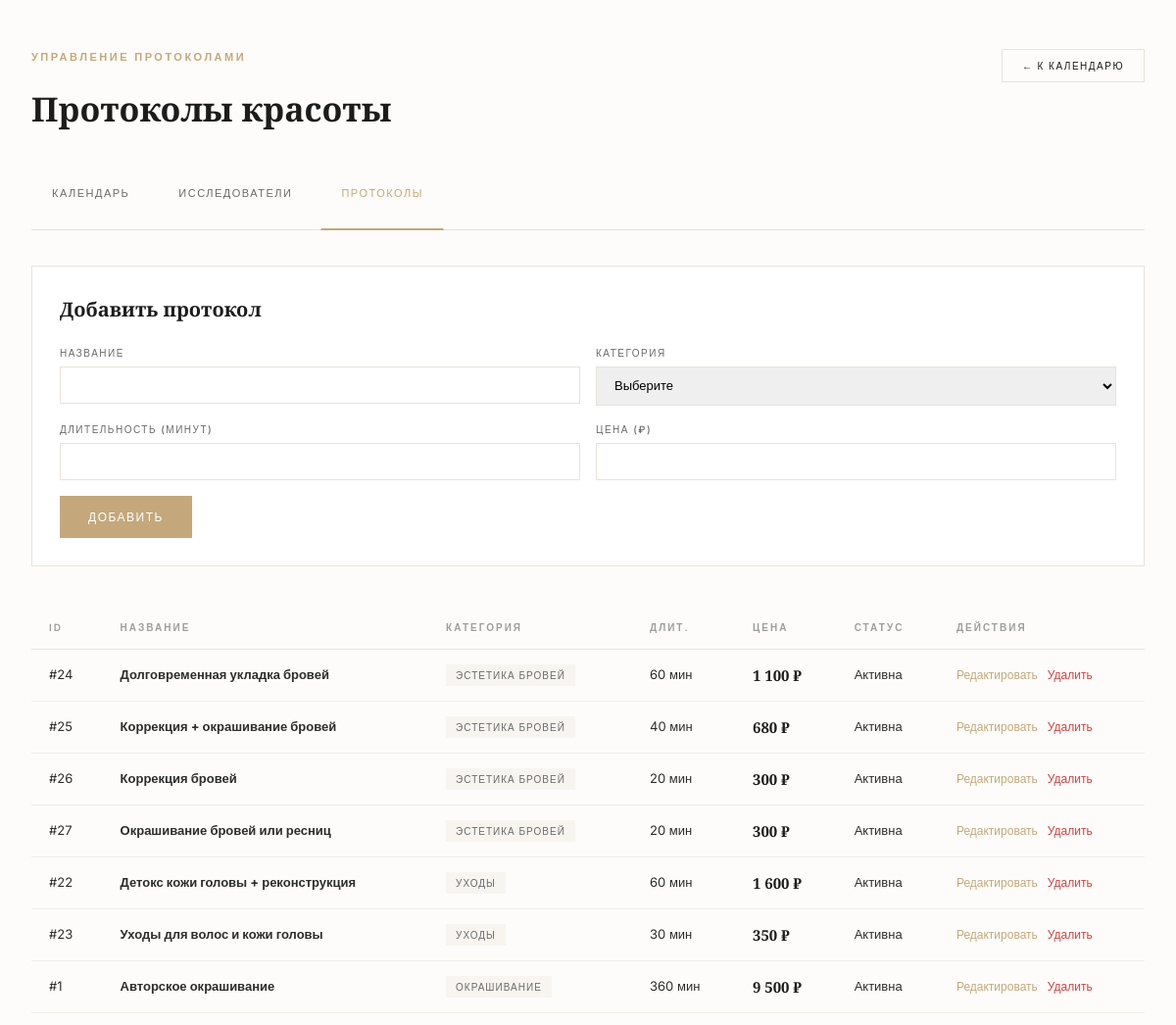
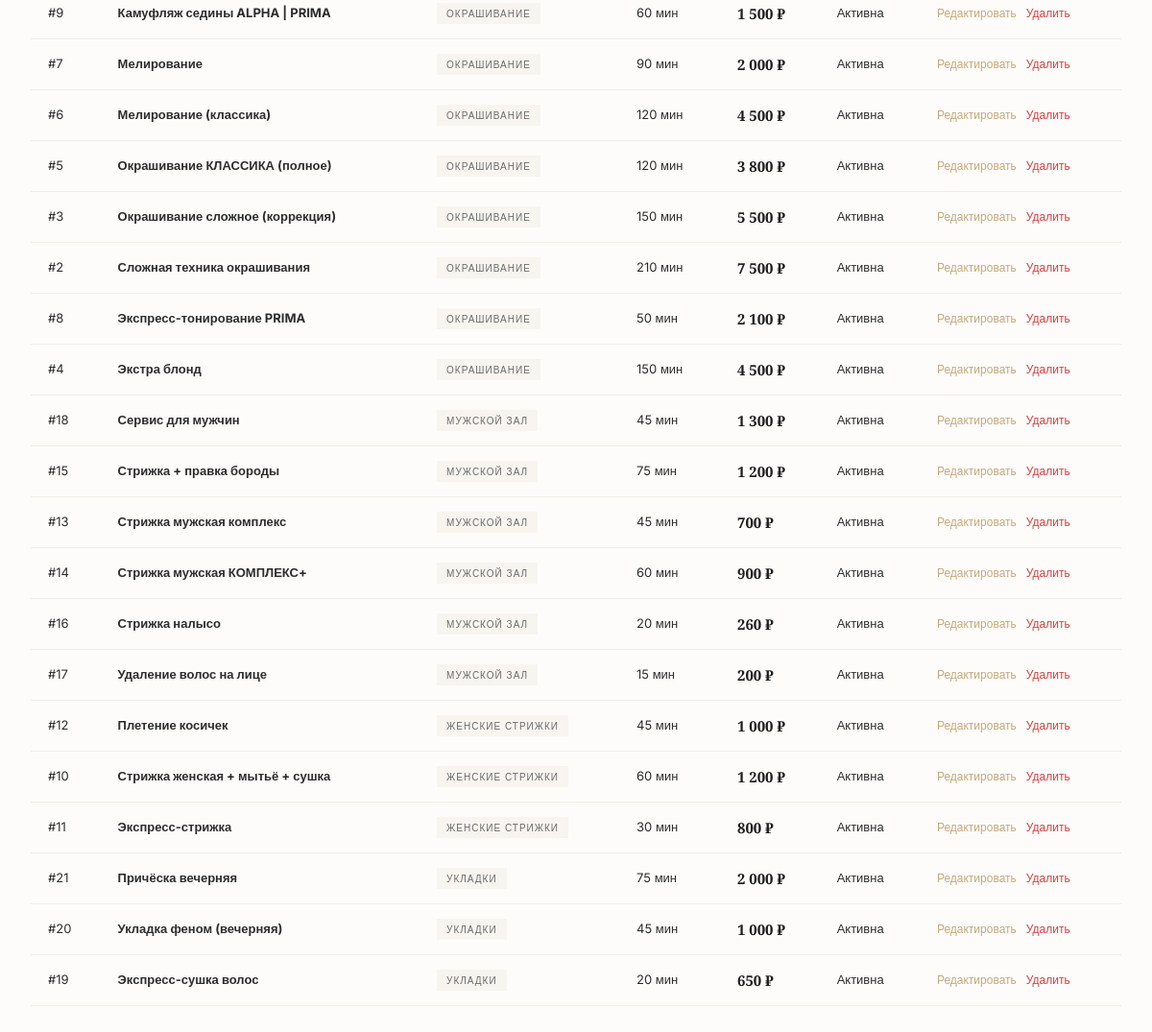
Screenshot of /pages/admin/manage-services.php (signed in) with the database file from the repository (2 pictures, top to bottom).
### tables this page shows
CREATE TABLE `services` (
  `id` int(11) NOT NULL,
  `name` varchar(200) NOT NULL,
  `description` text DEFAULT NULL,
  `category` varchar(100) NOT NULL,
  `duration_min` int(11) NOT NULL,
  `price` decimal(10,2) NOT NULL,
  `is_active` tinyint(1) DEFAULT 1,
  `created_at` timestamp NOT NULL DEFAULT current_timestamp(),
  `updated_at` timestamp NOT NULL DEFAULT current_timestamp() ON UPDATE current_timestamp()
);

### pages/admin/manage-services.php (the view, shortened to what this page needs)
<?php
    if (!isset($basePath)) {
        $basePath = '/beauty-salon';
    }
    require_once __DIR__ . '/../../config/db.php';
    $editService = null;
    $services = $pdo->query("SELECT * FROM services ORDER BY category, name")->fetchAll();
    $categories = [
        'coloring' => 'Окрашивание',
        'haircuts_women' => 'Женские стрижки',
        'haircuts_men' => 'Мужской зал',
        'styling' => 'Укладки',
        'care' => 'Уходы',
        'brows' => 'Эстетика бровей'
    ];
    include 'admin-header.php';
?>
<section class="admin-section">
    <div class="container">
        <div class="admin-header">
            <div>
                <span class="section-eyebrow">Управление протоколами</span>
                <h1>Протоколы красоты</h1>
            </div>
            <a href="<?php echo $basePath; ?>/pages/admin/index.php" class="btn btn-ghost btn-sm">← К календарю</a>
        </div>
        <nav class="admin-nav">
            <a href="<?php echo $basePath; ?>/pages/admin/index.php">Календарь</a>
            <a href="<?php echo $basePath; ?>/pages/admin/manage-masters.php">Исследователи</a>
            <a href="<?php echo $basePath; ?>/pages/admin/manage-services.php" class="active">Протоколы</a>
        </nav>
        <div class="admin-form">
            <h3><?php echo $editService ? 'Редактировать протокол' : 'Добавить протокол'; ?></h3>
            <form method="POST" action="<?php echo $basePath; ?>/scripts/admin/<?php echo $editService ? 'edit-service' : 'add-service'; ?>.php">
                <div class="admin-form-row">
                    <div>
                        <label>Название</label>
                        <input type="text" name="name" required value="<?php echo $editService ? htmlspecialchars($editService['name']) : ''; ?>">
                    </div>
                    <div>
                        <label>Категория</label>
                        <select name="category" required>
                            <option value="">Выберите</option>
                        </select>
                    </div>
                </div>
                <div class="admin-form-row">
                    <div>
                        <label>Длительность (минут)</label>
                        <input type="number" name="duration_min" required min="10" value="<?php echo $editService ? $editService['duration_min'] : ''; ?>">
                    </div>
                    <div>
                        <label>Цена (₽)</label>
                        <input type="number" name="price" required min="0" step="0.01" value="<?php echo $editService ? $editService['price'] : ''; ?>">
                    </div>
                </div>
                <div class="admin-form-buttons">
                    <button type="submit" class="btn btn-gold">
                        <?php echo $editService ? 'Сохранить' : 'Добавить'; ?>
                    </button>
                </div>
            </form>
        </div>
        <div class="admin-table-wrap">
            <table class="admin-table">
                <thead>
                    <tr>
                        <th>ID</th>
                        <th>Название</th>
                        <th>Категория</th>
                        <th>Длит.</th>
                        <th>Цена</th>
                        <th>Статус</th>
                        <th>Действия</th>
                    </tr>
                </thead>
                <tbody>
                    <?php foreach ($services as $s): ?>
                        <tr>
                            <td>#<?php echo $s['id']; ?></td>
                            <td><strong><?php echo htmlspecialchars($s['name']); ?></strong></td>
                            <td><span class="admin-category-tag"><?php echo $categories[$s['category']] ?? $s['category']; ?></span></td>
                            <td><?php echo $s['duration_min']; ?> мин</td>
                            <td><span class="admin-price"><?php echo number_format($s['price'], 0, '', ' '); ?> ₽</span></td>
                            <td><?php echo $s['is_active'] ? 'Активна' : 'Неактивна'; ?></td>
                            <td>
                                <div class="admin-actions">
                                    <a href="?edit=<?php echo $s['id']; ?>" class="admin-edit-link">Редактировать</a>
                                    <a href="<?php echo $basePath; ?>/scripts/admin/delete-service.php?id=<?php echo $s['id']; ?>" class="admin-delete-link" onclick="return confirm('Удалить протокол?')">Удалить</a>
                                </div>
                            </td>
                        </tr>
                    <?php endforeach; ?>
                </tbody>
            </table>
        </div>
    </div>
</section>
<?php include 'admin-footer.php'; ?>

### assets/css/style.css (style rules this page uses)
:root { --gold: #C4A87C; --gold-hover: #B89365; --gold-light: rgba(196, 168, 124, 0.15); --gold-pale: #F8F4ED; --dark: #1C1C1C; --text: #2D2D2D; --text-muted: #6B6B6B; --text-light: #9E9E9E; --bg: #FDFCFA; --bg-warm: #F8F5F0; --white: #FFFFFF; --border: #E8E3DA; --border-light: #F0EDE8; --font-main: 'Inter', sans-serif; --font-accent: 'Cormorant Garamond', serif; --transition: 0.35s cubic-bezier(0.25, 0.1, 0.25, 1); --ease-out-expo: cubic-bezier(0.19, 1, 0.22, 1); }
*, *::before, *::after { margin: 0; padding: 0; box-sizing: border-box; }
html { scroll-behavior: smooth; }
body { font-family: var(--font-main); font-size: 15px; line-height: 1.6; color: var(--text); background: var(--bg); min-height: 100vh; display: flex; flex-direction: column; -webkit-font-smoothing: antialiased; -moz-osx-font-smoothing: grayscale; }
a { text-decoration: none; color: inherit; transition: color var(--transition); }
.container { max-width: 1200px; margin: 0 auto; padding: 0 32px; }
.btn { display: inline-flex; align-items: center; justify-content: center; gap: 8px; padding: 13px 28px; font-family: var(--font-main); font-weight: 500; font-size: 12px; letter-spacing: 1.5px; text-transform: uppercase; cursor: pointer; transition: all 0.3s ease; border: 1px solid transparent; white-space: nowrap; position: relative; }
.btn-gold { background: var(--gold); color: var(--white); border-color: var(--gold); }
.btn-ghost { background: transparent; color: var(--dark); border-color: var(--border); }
.section-eyebrow { display: block; font-size: 11px; font-weight: 600; letter-spacing: 2.5px; text-transform: uppercase; color: var(--gold); margin-bottom: 16px; }
.btn-sm { padding: 8px 20px; font-size: 10px; letter-spacing: 1.5px; }

### pages/admin/manage-services.php (style rules this page uses)
.admin-section { padding: 50px 0 80px; min-height: calc(100vh - 100px); background: var(--bg); }
.admin-header { display: flex; justify-content: space-between; align-items: flex-start; margin-bottom: 40px; flex-wrap: wrap; gap: 20px; }
.admin-header h1 { font-family: var(--font-accent); font-size: 34px; color: var(--dark); margin-top: 6px; }
.admin-nav { display: flex; gap: 8px; flex-wrap: wrap; margin-bottom: 36px; border-bottom: 1px solid var(--border); padding-bottom: 16px; }
.admin-nav a { padding: 10px 20px; font-size: 11px; letter-spacing: 1.5px; text-transform: uppercase; border: 1px solid transparent; color: var(--text-muted); transition: all var(--transition); font-weight: 500; }
.admin-nav a.active { color: var(--gold); border-bottom: 2px solid var(--gold); margin-bottom: -17px; }
.admin-form { background: var(--white); border: 1px solid var(--border); padding: 28px; margin-bottom: 40px; }
.admin-form h3 { font-family: var(--font-accent); font-size: 20px; color: var(--dark); margin-bottom: 20px; }
.admin-form-row { display: grid; grid-template-columns: 1fr 1fr; gap: 16px; margin-bottom: 16px; }
.admin-form label { font-size: 10px; text-transform: uppercase; letter-spacing: 1.5px; color: var(--text-muted); display: block; margin-bottom: 6px; font-weight: 500; }
.admin-form input, .admin-form select { width: 100%; padding: 10px 14px; border: 1px solid var(--border); font-family: var(--font-main); font-size: 13px; outline: none; }
.admin-form-buttons { display: flex; gap: 10px; align-items: center; }
.admin-table-wrap { overflow-x: auto; }
.admin-table { width: 100%; border-collapse: collapse; font-size: 13px; min-width: 800px; }
.admin-table th { text-align: left; padding: 14px 18px; font-size: 10px; text-transform: uppercase; letter-spacing: 2px; color: var(--text-light); border-bottom: 1px solid var(--border); font-weight: 600; }
.admin-table td { padding: 14px 18px; border-bottom: 1px solid var(--border-light); color: var(--text); }
.admin-actions { display: flex; gap: 10px; }
.admin-edit-link { color: var(--gold); font-size: 12px; }
.admin-delete-link { color: #C44; font-size: 12px; }
.admin-category-tag { display: inline-block; padding: 3px 10px; font-size: 10px; letter-spacing: 1px; text-transform: uppercase; background: var(--bg-warm); color: var(--text-muted); }
.admin-price { font-family: var(--font-accent); font-size: 15px; font-weight: 600; color: var(--dark); }

### rows the page displays
services: id "24", name "Долговременная укладка бровей", category "ЭСТЕТИКА БРОВЕЙ", duration_min "60", price "1 100", is_active "Активна"
services: id "25", name "Коррекция + окрашивание бровей", category "ЭСТЕТИКА БРОВЕЙ", duration_min "40", price "680", is_active "Активна"
services: id "26", name "Коррекция бровей", category "ЭСТЕТИКА БРОВЕЙ", duration_min "20", price "300", is_active "Активна"
services: id "27", name "Окрашивание бровей или ресниц", category "ЭСТЕТИКА БРОВЕЙ", duration_min "20", price "300", is_active "Активна"
services: id "22", name "Детокс кожи головы + реконструкция", category "УХОДЫ", duration_min "60", price "1 600", is_active "Активна"
services: id "23", name "Уходы для волос и кожи головы", category "УХОДЫ", duration_min "30", price "350", is_active "Активна"
services: id "1", name "Авторское окрашивание", category "ОКРАШИВАНИЕ", duration_min "360", price "9 500", is_active "Активна"
services: id "9", name "Камуфляж седины ALPHA | PRIMA", category "ОКРАШИВАНИЕ", duration_min "60", price "1 500", is_active "Активна"
services: id "7", name "Мелирование", category "ОКРАШИВАНИЕ", duration_min "90", price "2 000", is_active "Активна"
services: id "6", name "Мелирование (классика)", category "ОКРАШИВАНИЕ", duration_min "120", price "4 500", is_active "Активна"
services: id "5", name "Окрашивание КЛАССИКА (полное)", category "ОКРАШИВАНИЕ", duration_min "120", price "3 800", is_active "Активна"
services: id "3", name "Окрашивание сложное (коррекция)", category "ОКРАШИВАНИЕ", duration_min "150", price "5 500", is_active "Активна"
services: id "2", name "Сложная техника окрашивания", category "ОКРАШИВАНИЕ", duration_min "210", price "7 500", is_active "Активна"
services: id "8", name "Экспресс-тонирование PRIMA", category "ОКРАШИВАНИЕ", duration_min "50", price "2 100", is_active "Активна"
services: id "4", name "Экстра блонд", category "ОКРАШИВАНИЕ", duration_min "150", price "4 500", is_active "Активна"
services: id "18", name "Сервис для мужчин", category "МУЖСКОЙ ЗАЛ", duration_min "45", price "1 300", is_active "Активна"
services: id "15", name "Стрижка + правка бороды", category "МУЖСКОЙ ЗАЛ", duration_min "75", price "1 200", is_active "Активна"
services: id "13", name "Стрижка мужская комплекс", category "МУЖСКОЙ ЗАЛ", duration_min "45", price "700", is_active "Активна"
services: id "14", name "Стрижка мужская КОМПЛЕКС+", category "МУЖСКОЙ ЗАЛ", duration_min "60", price "900", is_active "Активна"
services: id "16", name "Стрижка налысо", category "МУЖСКОЙ ЗАЛ", duration_min "20", price "260", is_active "Активна"
services: id "17", name "Удаление волос на лице", category "МУЖСКОЙ ЗАЛ", duration_min "15", price "200", is_active "Активна"
services: id "12", name "Плетение косичек", category "ЖЕНСКИЕ СТРИЖКИ", duration_min "45", price "1 000", is_active "Активна"
services: id "10", name "Стрижка женская + мытьё + сушка", category "ЖЕНСКИЕ СТРИЖКИ", duration_min "60", price "1 200", is_active "Активна"
services: id "11", name "Экспресс-стрижка", category "ЖЕНСКИЕ СТРИЖКИ", duration_min "30", price "800", is_active "Активна"
services: id "21", name "Причёска вечерняя", category "УКЛАДКИ", duration_min "75", price "2 000", is_active "Активна"
services: id "20", name "Укладка феном (вечерняя)", category "УКЛАДКИ", duration_min "45", price "1 000", is_active "Активна"
services: id "19", name "Экспресс-сушка волос", category "УКЛАДКИ", duration_min "20", price "650", is_active "Активна"
